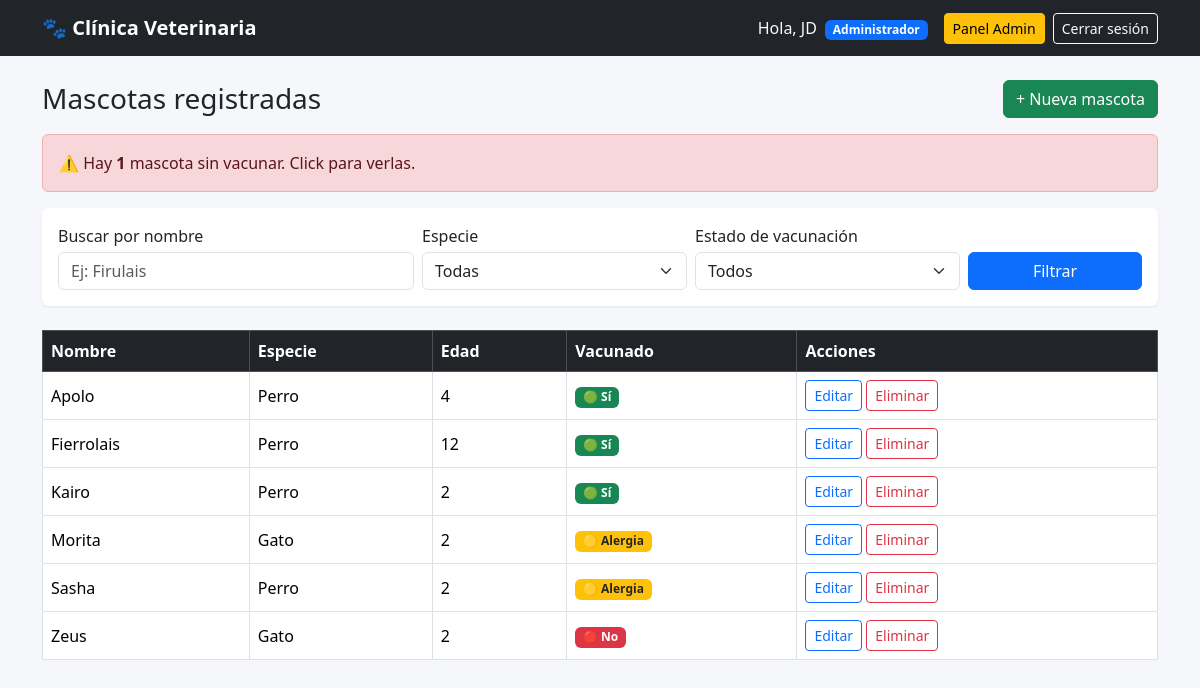
/mascotas/ (signed in), run on an earlier commit of the app's database.
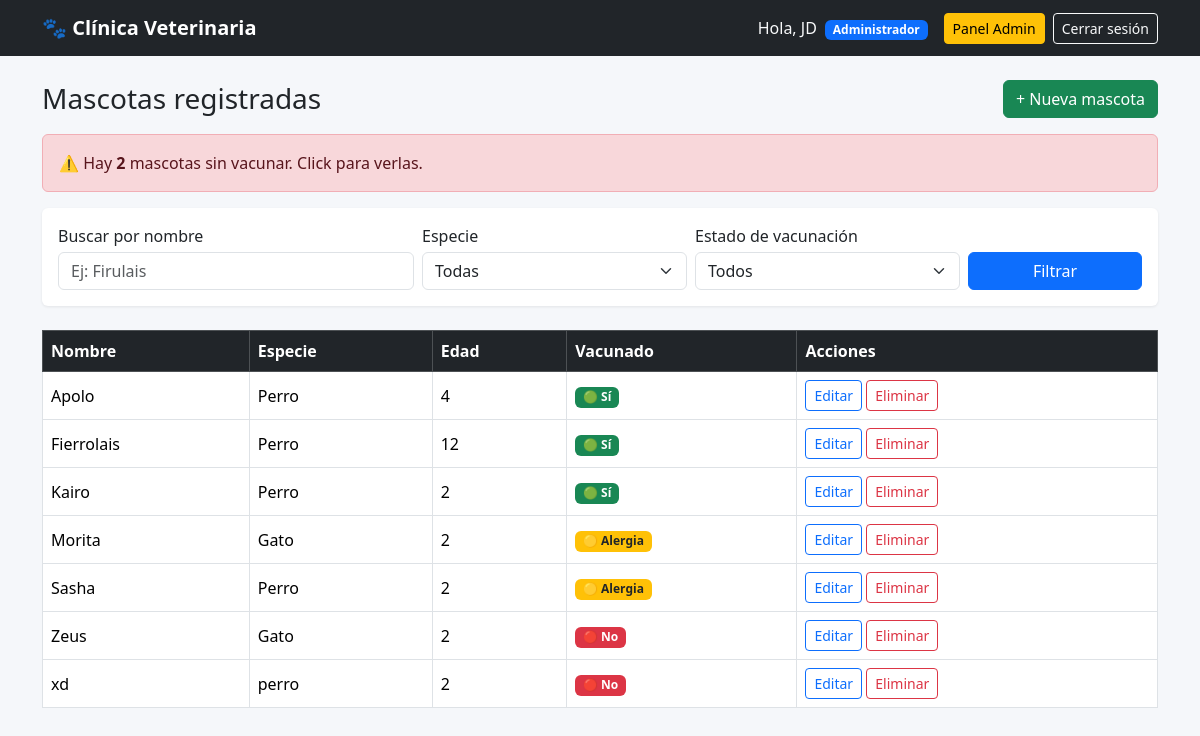
And on a later commit of the database.
### mascotas/models.py (models this page shows, shortened)
class Mascota(models.Model):
    nombre = models.CharField(max_length=100)
    especie = models.CharField(max_length=50)
    edad = models.IntegerField()
    vacunado = models.BooleanField(default=False)
    alergico = models.BooleanField(
        default=False,
        verbose_name='Alérgico a las vacunas',
        help_text='Marcar si la mascota no puede recibir vacunas por alergia.',
    )
    class Meta:
        ordering = ['nombre']

### mascotas/views.py (the view)
# urls.py: path('', views.listar_mascotas, name='lista'),
@login_required
def listar_mascotas(request):
    mascotas = Mascota.objects.all()
    query = request.GET.get('q', '').strip()
    if query:
        mascotas = mascotas.filter(nombre__icontains=query)
    especie = request.GET.get('especie', '').strip()
    if especie:
        mascotas = mascotas.filter(especie__iexact=especie)
    estado = request.GET.get('estado', '').strip()
    if estado == 'al_dia':
        mascotas = mascotas.filter(vacunado=True, alergico=False)
    elif estado == 'pendiente':
        mascotas = mascotas.filter(vacunado=False, alergico=False)
    elif estado == 'alergia':
        mascotas = mascotas.filter(alergico=True)
    contexto = {
        'mascotas': mascotas,
        'query': query,
        'especie_seleccionada': especie,
        'estado_seleccionado': estado,
        'especies': Mascota.objects.order_by('especie').values_list('especie', flat=True).distinct(),
        'total_pendientes': Mascota.objects.filter(vacunado=False, alergico=False).count(),
    }
    return render(request, 'mascotas/mascota_list.html', contexto)

### mascotas/templates/mascotas/mascota_list.html (shortened to what this page needs)
{% extends 'base.html' %}
{% block content %}
<div class="d-flex justify-content-between align-items-center mb-3">
    <h1 class="h3 mb-0">Mascotas registradas</h1>
    {% if perms.mascotas.add_mascota %}
        <a href="{% url 'mascotas:crear' %}" class="btn btn-success">+ Nueva mascota</a>
    {% endif %}
</div>
{% if total_pendientes %}
    <a href="?estado=pendiente"
       class="alert alert-danger d-block text-decoration-none {% if estado_seleccionado == 'pendiente' %}border border-3 border-dark{% endif %}">
        ⚠️ Hay <strong>{{ total_pendientes }}</strong> mascota{{ total_pendientes|pluralize }}
        sin vacunar. Click para verlas.
    </a>
{% endif %}
<div class="card mb-4">
    <div class="card-body">
        <form method="get" class="row g-2 align-items-end">
            <div class="col-md-4">
                <label class="form-label mb-1">Buscar por nombre</label>
                <input type="text" name="q" value="{{ query }}" class="form-control"
                       placeholder="Ej: Firulais">
            </div>
            <div class="col-md-3">
                <label class="form-label mb-1">Especie</label>
                <select name="especie" class="form-select">
                    <option value="">Todas</option>
                </select>
            </div>
            <div class="col-md-3">
                <label class="form-label mb-1">Estado de vacunación</label>
                <select name="estado" class="form-select">
                    <option value="">Todos</option>
                </select>
            </div>
            <div class="col-md-2 d-grid">
                <button type="submit" class="btn btn-primary">Filtrar</button>
            </div>
        </form>
    </div>
</div>
<div class="table-responsive">
    <table class="table table-bordered align-middle bg-white">
        <thead class="table-dark">
            <tr>
                <th>Nombre</th>
                <th>Especie</th>
                <th>Edad</th>
                <th>Vacunado</th>
                {% if perms.mascotas.change_mascota or perms.mascotas.delete_mascota %}
                    <th>Acciones</th>
                {% endif %}
            </tr>
        </thead>
        <tbody>
            {% for mascota in mascotas %}
                <tr class="{% if mascota.alergico %}table-alergia{% elif mascota.vacunado %}table-al-dia{% else %}table-pendiente{% endif %}">
                    <td>{{ mascota.nombre }}</td>
                    <td>{{ mascota.especie }}</td>
                    <td>{{ mascota.edad }}</td>
                    <td>
                        {% if mascota.alergico %}
                            <span class="badge badge-alergia">🟡 Alergia</span>
                        {% elif mascota.vacunado %}
                            <span class="badge badge-al-dia">🟢 Sí</span>
                        {% else %}
                            <span class="badge badge-pendiente">🔴 No</span>
                        {% endif %}
                    </td>
                    {% if perms.mascotas.change_mascota or perms.mascotas.delete_mascota %}
                        <td class="text-nowrap">
                            {% if perms.mascotas.change_mascota %}
                                <a href="{% url 'mascotas:editar' mascota.pk %}" class="btn btn-sm btn-outline-primary">Editar</a>
                            {% endif %}
                            {% if perms.mascotas.delete_mascota %}
                                <a href="{% url 'mascotas:eliminar' mascota.pk %}" class="btn btn-sm btn-outline-danger">Eliminar</a>
                            {% endif %}
                        </td>
                    {% endif %}
                </tr>
            {% empty %}
                <tr>
                    <td colspan="5" class="text-center text-muted py-4">No hay mascotas que coincidan con la búsqueda.</td>
                </tr>
            {% endfor %}
        </tbody>
    </table>
</div>
{% endblock %}

### mascotas/templates/base.html (shortened to what this page needs)
<!DOCTYPE html>
{% load static %}
<html lang="es">
<head>
    <link href="https://cdn.jsdelivr.net/npm/bootstrap@5.3.3/dist/css/bootstrap.min.css" rel="stylesheet">
</head>
<body>
    <nav class="navbar navbar-expand-lg navbar-dark bg-dark mb-4">
      <div class="container">
          <a class="navbar-brand" href="{% url 'mascotas:lista' %}">🐾 Clínica Veterinaria</a>
          <div class="d-flex align-items-center">
               {% if user.is_authenticated %}
                    <span class="text-light me-3">
                        Hola, {{ user.get_username }}
                        {% if perms.mascotas.add_mascota %}
                            <span class="badge bg-primary ms-1">Administrador</span>
                        {% else %}
                            <span class="badge bg-secondary ms-1">Veterinario</span>
                        {% endif %}
                    </span>
                    {% if user.is_superuser %}
                        <a href="/admin/" class="btn btn-warning btn-sm me-2">Panel Admin</a>
                    {% endif %}
                    <form method="post" action="{% url 'logout' %}" class="mb-0">
                        <button type="submit" class="btn btn-outline-light btn-sm">Cerrar sesión</button>
                   </form>
             {% else %}
                    <a class="btn btn-outline-light btn-sm" href="{% url 'login' %}">Iniciar sesión</a>
                {% endif %}
            </div>
        </div>
    </nav>
    <div class="container mb-5">
        {% block content %}{% endblock %}
    </div>
</body>
</html>

### mascotas/templates/base.html (style rules this page uses)
body { background-color: #f5f7fa; }
.navbar-brand { font-weight: 600; }
.badge-al-dia { background-color: #198754; }
.badge-pendiente { background-color: #dc3545; }
.badge-alergia { background-color: #ffc107; color: #212529; }
.table-al-dia { background-color: #d1e7dd !important; }
.table-pendiente { background-color: #f8d7da !important; }
.table-alergia { background-color: #fff3cd !important; }
.card { border: none; box-shadow: 0 1px 3px rgba(0,0,0,.08); }

What changed in the data, as far as the page shows it:
added Mascota: nombre "xd", especie "perro", edad "2", alergico "🔴 No"
Also different on the page:
{{ total_pendientes }}: "1" → "2"
